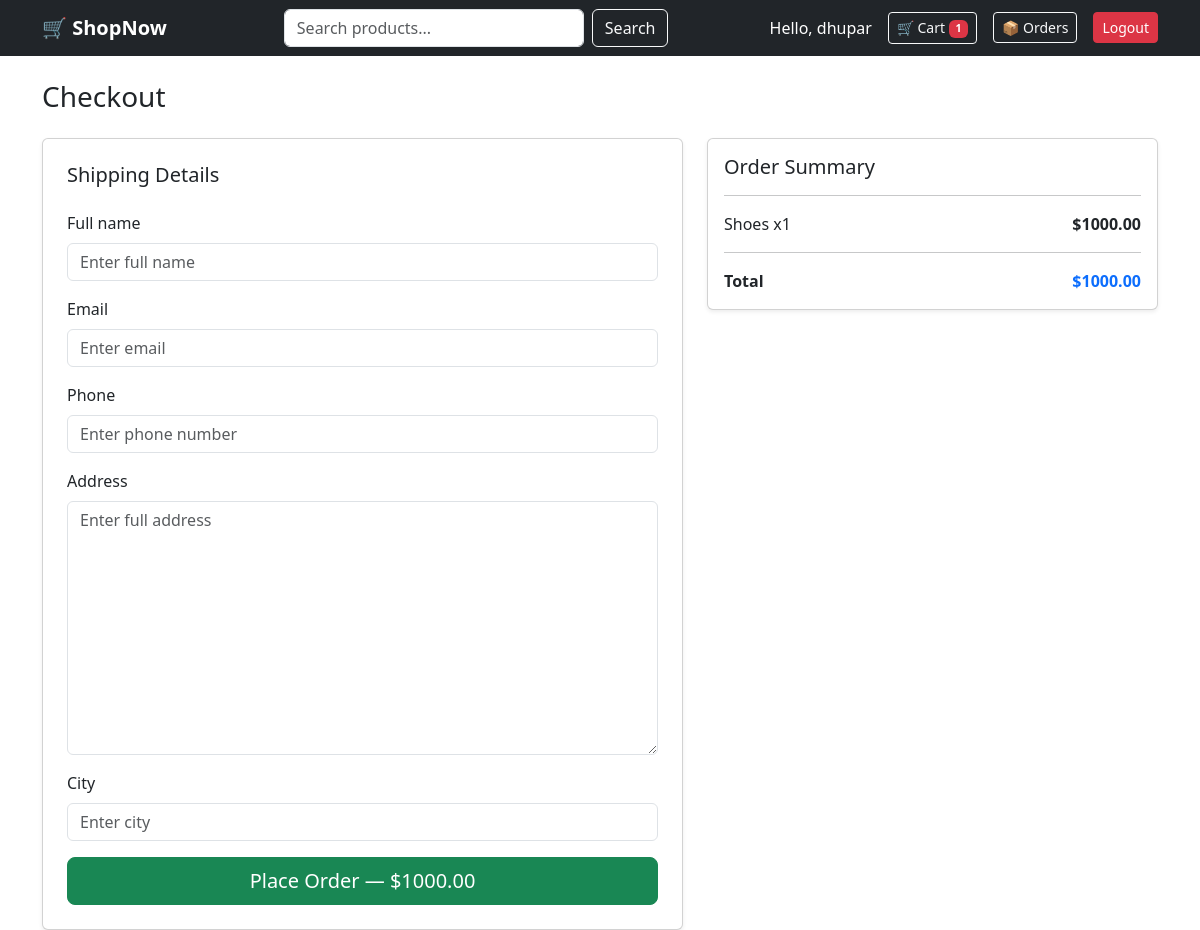
Screenshot of /checkout/ (signed in) with the database file from the repository.
### store/models.py (models this page shows, shortened)
class Cart(models.Model):
    user = models.OneToOneField(User, on_delete=models.CASCADE)
    created_at = models.DateTimeField(auto_now_add=True)
    def get_total(self):
        return sum(item.get_total_price() for item in self.cartitem_set.all())
    def get_total_items(self):
        return sum(item.quantity for item in self.cartitem_set.all())

class CartItem(models.Model):
    cart = models.ForeignKey(Cart, on_delete=models.CASCADE)
    product = models.ForeignKey(Product, on_delete=models.CASCADE)
    quantity = models.IntegerField(default=1)
    def get_total_price(self):
        return self.product.price * self.quantity

class Product(models.Model):
    category = models.ForeignKey(Category, on_delete=models.CASCADE)
    name = models.CharField(max_length=200)
    description = models.TextField()
    price = models.DecimalField(max_digits=10, decimal_places=2)
    image = models.ImageField(upload_to='products/', blank=True, null=True)
    stock = models.IntegerField(default=0)
    is_available = models.BooleanField(default=True)
    created_at = models.DateTimeField(auto_now_add=True)
    updated_at = models.DateTimeField(auto_now=True)
    class Meta:
        ordering = ['-created_at']  # newest products first

### store/views.py (the view, shortened to what this page needs)
# urls.py: path('checkout/', views.checkout, name='checkout'),
@login_required(login_url='login')
def checkout(request):
    cart = get_object_or_404(Cart, user=request.user)
    items = cart.cartitem_set.all()
    if not items:
        messages.error(request, 'Your cart is empty!')
        return redirect('cart')
    form = CheckoutForm()
    return render(request, 'store/checkout.html', {
        'cart': cart,
        'items': items,
        'form': form
    })

### store/forms.py
class CheckoutForm(forms.ModelForm):
    class Meta:
        model = Order
        fields = ['full_name', 'email', 'phone', 'address', 'city']
    def __init__(self, *args, **kwargs):
        super().__init__(*args, **kwargs)
        for field in self.fields.values():
            field.widget.attrs.update({'class': 'form-control'})
        self.fields['full_name'].widget.attrs.update({'placeholder': 'Enter full name'})
        self.fields['email'].widget.attrs.update({'placeholder': 'Enter email'})
        self.fields['phone'].widget.attrs.update({'placeholder': 'Enter phone number'})
        self.fields['address'].widget.attrs.update({'placeholder': 'Enter full address'})
        self.fields['city'].widget.attrs.update({'placeholder': 'Enter city'})

### templates/store/checkout.html (shortened to what this page needs)
{% extends 'base.html' %}
{% block content %}
<h3 class="mb-4">Checkout</h3>
<div class="row">
    <div class="col-md-7">
        <div class="card shadow-sm">
            <div class="card-body p-4">
                <h5 class="mb-4">Shipping Details</h5>
                <form method="POST">
                    {% for field in form %}
                    <div class="mb-3">
                        <label class="form-label">{{ field.label }}</label>
                        {{ field }}
                    </div>
                    {% endfor %}
                    <div class="d-grid">
                        <button type="submit" class="btn btn-success btn-lg">
                            Place Order — ${{ cart.get_total }}
                        </button>
                    </div>
                </form>
            </div>
        </div>
    </div>
    <div class="col-md-5">
        <div class="card shadow-sm">
            <div class="card-body">
                <h5>Order Summary</h5>
                <hr>
                {% for item in items %}
                <div class="d-flex justify-content-between mb-2">
                    <span>{{ item.product.name }} x{{ item.quantity }}</span>
                    <strong>${{ item.get_total_price }}</strong>
                </div>
                {% endfor %}
                <hr>
                <div class="d-flex justify-content-between">
                    <strong>Total</strong>
                    <strong class="text-primary">${{ cart.get_total }}</strong>
                </div>
            </div>
        </div>
    </div>
</div>
{% endblock %}

### templates/base.html (shortened to what this page needs)
<!DOCTYPE html>
<html lang="en">
<head>
    <link href="https://cdn.jsdelivr.net/npm/bootstrap@5.3.0/dist/css/bootstrap.min.css" rel="stylesheet">
</head>
<body>
    <nav class="navbar navbar-expand-lg navbar-dark bg-dark">
        <div class="container">
            <a class="navbar-brand fw-bold" href="{% url 'home' %}">🛒 ShopNow</a>
            <form class="d-flex mx-auto" method="GET" action="{% url 'search' %}">
                <input class="form-control me-2"
                       type="search"
                       name="q"
                       placeholder="Search products..."
                       value="{{ request.GET.q }}"
                       style="width:300px;">
                <button class="btn btn-outline-light" type="submit">Search</button>
            </form>
            <div class="d-flex align-items-center gap-3">
                {% if user.is_authenticated %}
                    <span class="text-white">Hello, {{ user.username }}</span>
                    <a href="{% url 'cart' %}" class="btn btn-outline-light btn-sm">
                        🛒 Cart
                        {% if request.user.is_authenticated %}
                            {% with request.user.cart.get_total_items as total_items %}
                                {% if total_items > 0 %}
                                    <span class="badge bg-danger">{{ total_items }}</span>
                                {% endif %}
                            {% endwith %}
                        {% endif %}
                    </a>
                    <a href="{% url 'order_history' %}" class="btn btn-outline-light btn-sm">
                        📦 Orders
                    </a>
                    <a href="{% url 'logout' %}" class="btn btn-danger btn-sm">Logout</a>
                {% else %}
                    <a href="{% url 'login' %}" class="btn btn-outline-light btn-sm">Login</a>
                    <a href="{% url 'register' %}" class="btn btn-primary btn-sm">Register</a>
                {% endif %}
            </div>
        </div>
    </nav>
    <div class="container mt-4">
        {% block content %}
        {% endblock %}
    </div>
</body>
</html>

### rows the page displays
Cart: get_total "1000.00"
CartItem: product.name "Shoes", quantity "1", get_total_price "1000.00"

### other values shown
{{ user.username }} "dhupar"
{{ total_items }} "1"
{{ field.label }} "Full name" "Email" "Phone" "Address" "City"
